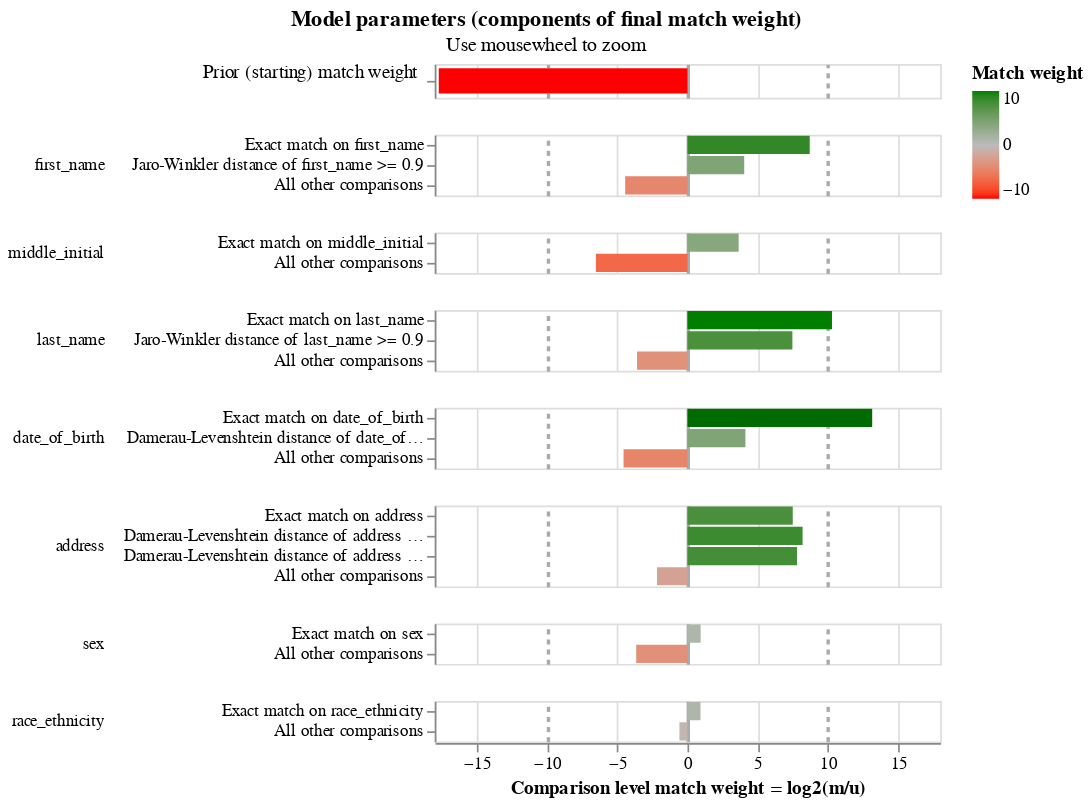

Here is the notebook cell this chart was saved with:
### Markdown cell above
We can now visualise some of the details of our model. We can look at the match weights, which tell us the relative importance for/against a match for each of our comparsion levels.

### Code cell
linker.visualisations.match_weights_chart()

### Figure 1 — Vega-Lite specification as saved in the notebook (floating-point values rounded to 4 significant figures)
{"config": {"view": {"continuousWidth": 300, "continuousHeight": 300, "discreteHeight": 60, "discreteWidth": 400}, "header": {"title": null}, "mark": {"tooltip": null}, "title": {"anchor": "middle"}}, "vconcat": [{"mark": {"type": "bar", "clip": true, "height": 15}, "encoding": {"color": {"field": "log2_bayes_factor", "scale": {"domain": [-10, 0, 10], "interpolate": "lab", "range": ["red", "#bbbbbb", "green"]}, "title": "Match weight", "type": "quantitative"}, "tooltip": [{"field": "comparison_name", "title": "Comparison name", "type": "nominal"}, {"field": "probability_two_random_records_match", "format": ".4f", "title": "Probability two random records match", "type": "nominal"}, {"field": "log2_bayes_factor", "format": ",.4f", "title": "Equivalent match weight", "type": "quantitative"}, {"field": "bayes_factor_description", "title": "Match weight description", "type": "nominal"}], "x": {"axis": {"domain": false, "gridColor": {"condition": {"test": "abs(datum.value / 10)  <= 1 & datum.value % 10 === 0", "value": "#aaa"}, "value": "#ddd"}, "gridDash": {"condition": {"test": "abs(datum.value / 10) == 1", "value": [3]}, "value": null}, "gridWidth": {"condition": {"test": "abs(datum.value / 10)  <= 1 & datum.value % 10 === 0", "value": 2}, "value": 1}, "labels": false, "ticks": false, "title": ""}, "field": "log2_bayes_factor", "scale": {"domain": [-18, 18]}, "type": "quantitative"}, "y": {"axis": {"title": "Prior (starting) match weight", "titleAlign": "right", "titleAngle": 0, "titleFontWeight": "normal"}, "field": "label_for_charts", "sort": {"field": "comparison_vector_value", "order": "descending"}, "type": "nominal"}}, "height": 20, "transform": [{"filter": "(datum.comparison_name == 'probability_two_random_records_match')"}]}, {"mark": {"type": "bar", "clip": true}, "encoding": {"color": {"field": "log2_bayes_factor", "scale": {"domain": [-10, 0, 10], "interpolate": "lab", "range": ["red", "#bbbbbb", "green"]}, "title": "Match weight", "type": "quantitative"}, "row": {"field": "comparison_name", "header": {"labelAlign": "left", "labelAnchor": "middle", "labelAngle": 0}, "sort": {"field": "comparison_sort_order"}, "type": "nominal"}, "tooltip": [{"field": "comparison_name", "title": "Comparison name", "type": "nominal"}, {"field": "label_for_charts", "title": "Label", "type": "ordinal"}, {"field": "sql_condition", "title": "SQL condition", "type": "nominal"}, {"field": "m_probability", "format": ".10~g", "title": "M probability", "type": "quantitative"}, {"field": "u_probability", "format": ".10~g", "title": "U probability", "type": "quantitative"}, {"field": "bayes_factor", "format": ",.6f", "title": "Bayes factor = m/u", "type": "quantitative"}, {"field": "log2_bayes_factor", "format": ".4~g", "title": "Match weight = log2(m/u)", "type": "quantitative"}, {"field": "bayes_factor_description", "title": "Match weight description", "type": "nominal"}, {"field": "m_probability_description", "title": "m probability description", "type": "nominal"}, {"field": "u_probability_description", "title": "u probability description", "type": "nominal"}], "x": {"axis": {"gridColor": {"condition": {"test": "abs(datum.value / 10)  <= 1 & datum.value % 10 === 0", "value": "#aaa"}, "value": "#ddd"}, "gridDash": {"condition": {"test": "abs(datum.value / 10) == 1", "value": [3]}, "value": null}, "gridWidth": {"condition": {"test": "abs(datum.value / 10)  <= 1 & datum.value % 10 === 0", "value": 2}, "value": 1}, "title": "Comparison level match weight = log2(m/u)"}, "field": "log2_bayes_factor", "scale": {"domain": [-18, 18]}, "type": "quantitative"}, "y": {"axis": {"title": null}, "field": "label_for_charts", "sort": {"field": "comparison_vector_value", "order": "descending"}, "type": "nominal"}}, "height": {"step": 12}, "resolve": {"axis": {"y": "independent"}, "scale": {"y": "independent"}}, "transform": [{"filter": "(datum.comparison_name != 'probability_two_random_records_match')"}]}], "data": {"name": "data-1e29b5ceefe0f140d0a8ad4261313dca"}, "params": [{"name": "mouse_zoom", "select": {"type": "interval", "encodings": ["x"]}, "bind": "scales", "views": []}], "resolve": {"axis": {"y": "independent"}, "scale": {"y": "independent"}}, "title": {"text": "Model parameters (components of final match weight)", "subtitle": "Use mousewheel to zoom"}, "$schema": "https://vega.github.io/schema/vega-lite/v5.9.3.json", "datasets": {"data-1e29b5ceefe0f140d0a8ad4261313dca": [{"comparison_name": "probability_two_random_records_match", "sql_condition": null, "label_for_charts": "", "m_probability": null, "u_probability": null, "m_probability_description": null, "u_probability_description": null, "has_tf_adjustments": false, "tf_adjustment_column": null, "tf_adjustment_weight": null, "is_null_level": false, "bayes_factor": 4.654e-06, "log2_bayes_factor": -17.71, "comparison_vector_value": 0, "max_comparison_vector_value": 0, "bayes_factor_description": "The probability that two random records drawn at random match is 0.000 or one in  214,851.0 records.This is equivalent to a starting match weight of -17.713.", "probability_two_random_records_match": 4.654e-06, "comparison_sort_order": -1}, {"comparison_name": "first_name", "sql_condition": "\"first_name_l\" = \"first_name_r\"", "label_for_charts": "Exact match on first_name", "m_probability": 0.9327, "u_probability": 0.002235, "m_probability_description": "Amongst matching record comparisons, 93.27% of records (i.e. one in 1.072) are in the exact match on first_name comparison level", "u_probability_description": "Amongst non-matching record comparisons, 0.2235% of records (i.e. one in 447) are in the exact match on first_name comparison level", "has_tf_adjustments": true, "tf_adjustment_column": "first_name", "tf_adjustment_weight": 1.0, "is_null_level": false, "bayes_factor": 417.3, "log2_bayes_factor": 8.705, "comparison_vector_value": 2, "max_comparison_vector_value": 2, "bayes_factor_description": "If comparison level is `exact match on first_name` then comparison is 417 times more likely to be a match", "probability_two_random_records_match": 4.654e-06, "comparison_sort_order": 0}, {"comparison_name": "first_name", "sql_condition": "jaro_winkler_similarity(\"first_name_l\", \"first_name_r\") >= 0.9", "label_for_charts": "Jaro-Winkler distance of first_name >= 0.9", "m_probability": 0.02135, "u_probability": 0.001298, "m_probability_description": "Amongst matching record comparisons, 2.135% of records (i.e. one in 46.84) are in the jaro-winkler distance of first_name >= 0.9 comparison level", "u_probability_description": "Amongst non-matching record comparisons, 0.1298% of records (i.e. one in 770) are in the jaro-winkler distance of first_name >= 0.9 comparison level", "has_tf_adjustments": false, "tf_adjustment_column": null, "tf_adjustment_weight": 1.0, "is_null_level": false, "bayes_factor": 16.45, "log2_bayes_factor": 4.04, "comparison_vector_value": 1, "max_comparison_vector_value": 2, "bayes_factor_description": "If comparison level is `jaro-winkler distance of first_name >= 0.9` then comparison is 16.45 times more likely to be a match", "probability_two_random_records_match": 4.654e-06, "comparison_sort_order": 0}, {"comparison_name": "first_name", "sql_condition": "ELSE", "label_for_charts": "All other comparisons", "m_probability": 0.04597, "u_probability": 0.9965, "m_probability_description": "Amongst matching record comparisons, 4.597% of records (i.e. one in 21.75) are in the all other comparisons comparison level", "u_probability_description": "Amongst non-matching record comparisons, 99.65% of records (i.e. one in 1.004) are in the all other comparisons comparison level", "has_tf_adjustments": false, "tf_adjustment_column": null, "tf_adjustment_weight": 1.0, "is_null_level": false, "bayes_factor": 0.04613, "log2_bayes_factor": -4.438, "comparison_vector_value": 0, "max_comparison_vector_value": 2, "bayes_factor_description": "If comparison level is `all other comparisons` then comparison is 21.68 times less likely to be a match", "probability_two_random_records_match": 4.654e-06, "comparison_sort_order": 0}, {"comparison_name": "middle_initial", "sql_condition": "\"middle_initial_l\" = \"middle_initial_r\"", "label_for_charts": "Exact match on middle_initial", "m_probability": 0.99, "u_probability": 0.07922, "m_probability_description": "Amongst matching record comparisons, 99% of records (i.e. one in 1.01) are in the exact match on middle_initial comparison level", "u_probability_description": "Amongst non-matching record comparisons, 7.922% of records (i.e. one in 12.62) are in the exact match on middle_initial comparison level", "has_tf_adjustments": true, "tf_adjustment_column": "middle_initial", "tf_adjustment_weight": 1.0, "is_null_level": false, "bayes_factor": 12.5, "log2_bayes_factor": 3.644, "comparison_vector_value": 1, "max_comparison_vector_value": 1, "bayes_factor_description": "If comparison level is `exact match on middle_initial` then comparison is 12.5 times more likely to be a match", "probability_two_random_records_match": 4.654e-06, "comparison_sort_order": 1}, {"comparison_name": "middle_initial", "sql_condition": "ELSE", "label_for_charts": "All other comparisons", "m_probability": 0.01001, "u_probability": 0.9208, "m_probability_description": "Amongst matching record comparisons, 1.001% of records (i.e. one in 99.94) are in the all other comparisons comparison level", "u_probability_description": "Amongst non-matching record comparisons, 92.08% of records (i.e. one in 1.086) are in the all other comparisons comparison level", "has_tf_adjustments": false, "tf_adjustment_column": null, "tf_adjustment_weight": 1.0, "is_null_level": false, "bayes_factor": 0.01087, "log2_bayes_factor": -6.524, "comparison_vector_value": 0, "max_comparison_vector_value": 1, "bayes_factor_description": "If comparison level is `all other comparisons` then comparison is 92.03 times less likely to be a match", "probability_two_random_records_match": 4.654e-06, "comparison_sort_order": 1}, {"comparison_name": "last_name", "sql_condition": "\"last_name_l\" = \"last_name_r\"", "label_for_charts": "Exact match on last_name", "m_probability": 0.8492, "u_probability": 0.0006776, "m_probability_description": "Amongst matching record comparisons, 84.92% of records (i.e. one in 1.178) are in the exact match on last_name comparison level", "u_probability_description": "Amongst non-matching record comparisons, 0.06776% of records (i.e. one in 1,476) are in the exact match on last_name comparison level", "has_tf_adjustments": true, "tf_adjustment_column": "last_name", "tf_adjustment_weight": 1.0, "is_null_level": false, "bayes_factor": 1253.0, "log2_bayes_factor": 10.29, "comparison_vector_value": 2, "max_comparison_vector_value": 2, "bayes_factor_description": "If comparison level is `exact match on last_name` then comparison is 1,253 times more likely to be a match", "probability_two_random_records_match": 4.654e-06, "comparison_sort_order": 2}, {"comparison_name": "last_name", "sql_condition": "jaro_winkler_similarity(\"last_name_l\", \"last_name_r\") >= 0.9", "label_for_charts": "Jaro-Winkler distance of last_name >= 0.9", "m_probability": 0.06797, "u_probability": 0.0003829, "m_probability_description": "Amongst matching record comparisons, 6.797% of records (i.e. one in 14.71) are in the jaro-winkler distance of last_name >= 0.9 comparison level", "u_probability_description": "Amongst non-matching record comparisons, 0.03829% of records (i.e. one in 2,611) are in the jaro-winkler distance of last_name >= 0.9 comparison level", "has_tf_adjustments": false, "tf_adjustment_column": null, "tf_adjustment_weight": 1.0, "is_null_level": false, "bayes_factor": 177.5, "log2_bayes_factor": 7.472, "comparison_vector_value": 1, "max_comparison_vector_value": 2, "bayes_factor_description": "If comparison level is `jaro-winkler distance of last_name >= 0.9` then comparison is 177 times more likely to be a match", "probability_two_random_records_match": 4.654e-06, "comparison_sort_order": 2}, {"comparison_name": "last_name", "sql_condition": "ELSE", "label_for_charts": "All other comparisons", "m_probability": 0.08278, "u_probability": 0.9989, "m_probability_description": "Amongst matching record comparisons, 8.278% of records (i.e. one in 12.08) are in the all other comparisons comparison level", "u_probability_description": "Amongst non-matching record comparisons, 99.89% of records (i.e. one in 1.001) are in the all other comparisons comparison level", "has_tf_adjustments": false, "tf_adjustment_column": null, "tf_adjustment_weight": 1.0, "is_null_level": false, "bayes_factor": 0.08287, "log2_bayes_factor": -3.593, "comparison_vector_value": 0, "max_comparison_vector_value": 2, "bayes_factor_description": "If comparison level is `all other comparisons` then comparison is 12.07 times less likely to be a match", "probability_two_random_records_match": 4.654e-06, "comparison_sort_order": 2}, {"comparison_name": "date_of_birth", "sql_condition": "\"date_of_birth_l\" = \"date_of_birth_r\"", "label_for_charts": "Exact match on date_of_birth", "m_probability": 0.9408, "u_probability": 0.0001032, "m_probability_description": "Amongst matching record comparisons, 94.08% of records (i.e. one in 1.063) are in the exact match on date_of_birth comparison level", "u_probability_description": "Amongst non-matching record comparisons, 0.01032% of records (i.e. one in 9,687) are in the exact match on date_of_birth comparison level", "has_tf_adjustments": false, "tf_adjustment_column": null, "tf_adjustment_weight": 1.0, "is_null_level": false, "bayes_factor": 9114.0, "log2_bayes_factor": 13.15, "comparison_vector_value": 2, "max_comparison_vector_value": 2, "bayes_factor_description": "If comparison level is `exact match on date_of_birth` then comparison is 9,114 times more likely to be a match", "probability_two_random_records_match": 4.654e-06, "comparison_sort_order": 3}, {"comparison_name": "date_of_birth", "sql_condition": "damerau_levenshtein(\"date_of_birth_l\", \"date_of_birth_r\") <= 1", "label_for_charts": "Damerau-Levenshtein distance of date_of_birth <= 1", "m_probability": 0.01665, "u_probability": 0.0009538, "m_probability_description": "Amongst matching record comparisons, 1.665% of records (i.e. one in 60.06) are in the damerau-levenshtein distance of date_of_birth <= 1 comparison level", "u_probability_description": "Amongst non-matching record comparisons, 0.09538% of records (i.e. one in 1,048) are in the damerau-levenshtein distance of date_of_birth <= 1 comparison level", "has_tf_adjustments": false, "tf_adjustment_column": null, "tf_adjustment_weight": 1.0, "is_null_level": false, "bayes_factor": 17.46, "log2_bayes_factor": 4.126, "comparison_vector_value": 1, "max_comparison_vector_value": 2, "bayes_factor_description": "If comparison level is `damerau-levenshtein distance of date_of_birth <= 1` then comparison is 17.46 times more likely to be a match", "probability_two_random_records_match": 4.654e-06, "comparison_sort_order": 3}, {"comparison_name": "date_of_birth", "sql_condition": "ELSE", "label_for_charts": "All other comparisons", "m_probability": 0.04258, "u_probability": 0.9989, "m_probability_description": "Amongst matching record comparisons, 4.258% of records (i.e. one in 23.49) are in the all other comparisons comparison level", "u_probability_description": "Amongst non-matching record comparisons, 99.89% of records (i.e. one in 1.001) are in the all other comparisons comparison level", "has_tf_adjustments": false, "tf_adjustment_column": null, "tf_adjustment_weight": 1.0, "is_null_level": false, "bayes_factor": 0.04262, "log2_bayes_factor": -4.552, "comparison_vector_value": 0, "max_comparison_vector_value": 2, "bayes_factor_description": "If comparison level is `all other comparisons` then comparison is 23.46 times less likely to be a match", "probability_two_random_records_match": 4.654e-06, "comparison_sort_order": 3}, {"comparison_name": "address", "sql_condition": "\"address_l\" = \"address_r\"", "label_for_charts": "Exact match on address", "m_probability": 0.6317, "u_probability": 0.003496, "m_probability_description": "Amongst matching record comparisons, 63.17% of records (i.e. one in 1.583) are in the exact match on address comparison level", "u_probability_description": "Amongst non-matching record comparisons, 0.3496% of records (i.e. one in 286) are in the exact match on address comparison level", "has_tf_adjustments": true, "tf_adjustment_column": "address", "tf_adjustment_weight": 1.0, "is_null_level": false, "bayes_factor": 180.7, "log2_bayes_factor": 7.497, "comparison_vector_value": 3, "max_comparison_vector_value": 3, "bayes_factor_description": "If comparison level is `exact match on address` then comparison is 181 times more likely to be a match", "probability_two_random_records_match": 4.654e-06, "comparison_sort_order": 4}, {"comparison_name": "address", "sql_condition": "damerau_levenshtein(\"address_l\", \"address_r\") <= 1", "label_for_charts": "Damerau-Levenshtein distance of address <= 1", "m_probability": 0.08155, "u_probability": 0.0002777, "m_probability_description": "Amongst matching record comparisons, 8.155% of records (i.e. one in 12.26) are in the damerau-levenshtein distance of address <= 1 comparison level", "u_probability_description": "Amongst non-matching record comparisons, 0.02777% of records (i.e. one in 3,601) are in the damerau-levenshtein distance of address <= 1 comparison level", "has_tf_adjustments": false, "tf_adjustment_column": null, "tf_adjustment_weight": 1.0, "is_null_level": false, "bayes_factor": 293.6, "log2_bayes_factor": 8.198, "comparison_vector_value": 2, "max_comparison_vector_value": 3, "bayes_factor_description": "If comparison level is `damerau-levenshtein distance of address <= 1` then comparison is 294 times more likely to be a match", "probability_two_random_records_match": 4.654e-06, "comparison_sort_order": 4}, {"comparison_name": "address", "sql_condition": "damerau_levenshtein(\"address_l\", \"address_r\") <= 2", "label_for_charts": "Damerau-Levenshtein distance of address <= 2", "m_probability": 0.06533, "u_probability": 0.0002922, "m_probability_description": "Amongst matching record comparisons, 6.533% of records (i.e. one in 15.31) are in the damerau-levenshtein distance of address <= 2 comparison level", "u_probability_description": "Amongst non-matching record comparisons, 0.02922% of records (i.e. one in 3,423) are in the damerau-levenshtein distance of address <= 2 comparison level", "has_tf_adjustments": false, "tf_adjustment_column": null, "tf_adjustment_weight": 1.0, "is_null_level": false, "bayes_factor": 223.6, "log2_bayes_factor": 7.805, "comparison_vector_value": 1, "max_comparison_vector_value": 3, "bayes_factor_description": "If comparison level is `damerau-levenshtein distance of address <= 2` then comparison is 224 times more likely to be a match", "probability_two_random_records_match": 4.654e-06, "comparison_sort_order": 4}, {"comparison_name": "address", "sql_condition": "ELSE", "label_for_charts": "All other comparisons", "m_probability": 0.2215, "u_probability": 0.9959, "m_probability_description": "Amongst matching record comparisons, 22.15% of records (i.e. one in 4.516) are in the all other comparisons comparison level", "u_probability_description": "Amongst non-matching record comparisons, 99.59% of records (i.e. one in 1.004) are in the all other comparisons comparison level", "has_tf_adjustments": false, "tf_adjustment_column": null, "tf_adjustment_weight": 1.0, "is_null_level": false, "bayes_factor": 0.2224, "log2_bayes_factor": -2.169, "comparison_vector_value": 0, "max_comparison_vector_value": 3, "bayes_factor_description": "If comparison level is `all other comparisons` then comparison is 4.497 times less likely to be a match", "probability_two_random_records_match": 4.654e-06, "comparison_sort_order": 4}, {"comparison_name": "sex", "sql_condition": "\"sex_l\" = \"sex_r\"", "label_for_charts": "Exact match on sex", "m_probability": 0.9603, "u_probability": 0.5011, "m_probability_description": "Amongst matching record comparisons, 96.03% of records (i.e. one in 1.041) are in the exact match on sex comparison level", "u_probability_description": "Amongst non-matching record comparisons, 50.11% of records (i.e. one in 1.996) are in the exact match on sex comparison level", "has_tf_adjustments": false, "tf_adjustment_column": null, "tf_adjustment_weight": 1.0, "is_null_level": false, "bayes_factor": 1.916, "log2_bayes_factor": 0.9384, "comparison_vector_value": 1, "max_comparison_vector_value": 1, "bayes_factor_description": "If comparison level is `exact match on sex` then comparison is 1.916 times more likely to be a match", "probability_two_random_records_match": 4.654e-06, "comparison_sort_order": 5}, {"comparison_name": "sex", "sql_condition": "ELSE", "label_for_charts": "All other comparisons", "m_probability": 0.0397, "u_probability": 0.4989, "m_probability_description": "Amongst matching record comparisons, 3.97% of records (i.e. one in 25.19) are in the all other comparisons comparison level", "u_probability_description": "Amongst non-matching record comparisons, 49.89% of records (i.e. one in 2.004) are in the all other comparisons comparison level", "has_tf_adjustments": false, "tf_adjustment_column": null, "tf_adjustment_weight": 1.0, "is_null_level": false, "bayes_factor": 0.07957, "log2_bayes_factor": -3.652, "comparison_vector_value": 0, "max_comparison_vector_value": 1, "bayes_factor_description": "If comparison level is `all other comparisons` then comparison is 12.57 times less likely to be a match", "probability_two_random_records_match": 4.654e-06, "comparison_sort_order": 5}, {"comparison_name": "race_ethnicity", "sql_condition": "\"race_ethnicity_l\" = \"race_ethnicity_r\"", "label_for_charts": "Exact match on race_ethnicity", "m_probability": 0.508, "u_probability": 0.2676, "m_probability_description": "Amongst matching record comparisons, 50.8% of records (i.e. one in 1.968) are in the exact match on race_ethnicity comparison level", "u_probability_description": "Amongst non-matching record comparisons, 26.76% of records (i.e. one in 3.737) are in the exact match on race_ethnicity comparison level", "has_tf_adjustments": true, "tf_adjustment_column": "race_ethnicity", "tf_adjustment_weight": 1.0, "is_null_level": false, "bayes_factor": 1.898, "log2_bayes_factor": 0.9248, "comparison_vector_value": 1, "max_comparison_vector_value": 1, "bayes_factor_description": "If comparison level is `exact match on race_ethnicity` then comparison is 1.898 times more likely to be a match", "probability_two_random_records_match": 4.654e-06, "comparison_sort_order": 6}, {"comparison_name": "race_ethnicity", "sql_condition": "ELSE", "label_for_charts": "All other comparisons", "m_probability": 0.492, "u_probability": 0.7324, "m_probability_description": "Amongst matching record comparisons, 49.2% of records (i.e. one in 2.033) are in the all other comparisons comparison level", "u_probability_description": "Amongst non-matching record comparisons, 73.24% of records (i.e. one in 1.365) are in the all other comparisons comparison level", "has_tf_adjustments": false, "tf_adjustment_column": null, "tf_adjustment_weight": 1.0, "is_null_level": false, "bayes_factor": 0.6717, "log2_bayes_factor": -0.574, "comparison_vector_value": 0, "max_comparison_vector_value": 1, "bayes_factor_description": "If comparison level is `all other comparisons` then comparison is 1.489 times less likely to be a match", "probability_two_random_records_match": 4.654e-06, "comparison_sort_order": 6}]}}
